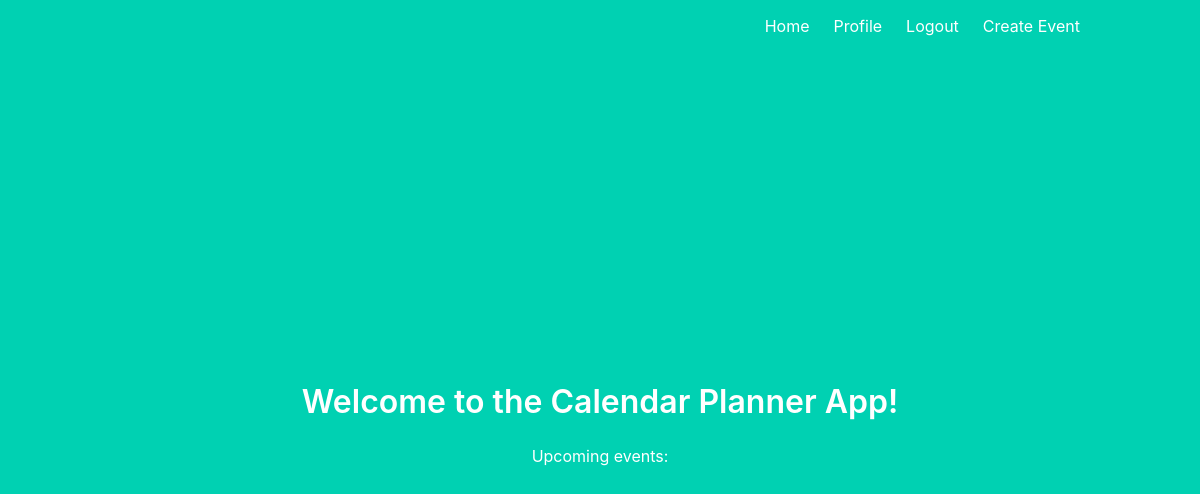
The page /profile (signed in) on the database as committed earlier.
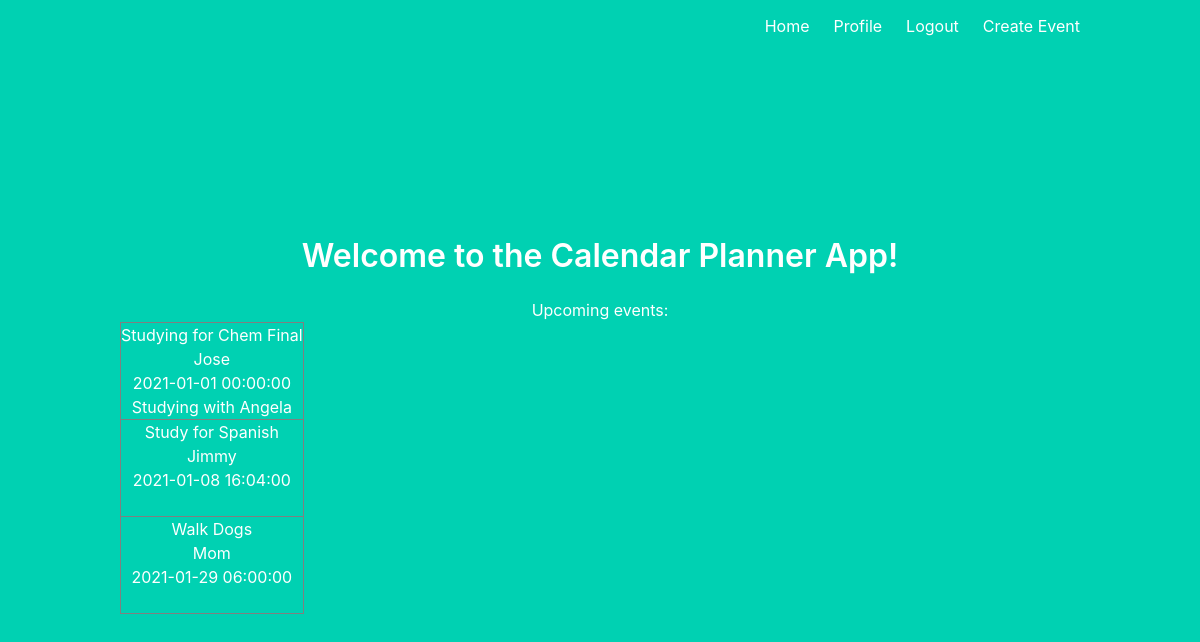
The same page on the database as committed later.
### models.py (models this page shows)
class Events(UserMixin, db.Model):
    __tablename__='events'
    id = db.Column(db.Integer, primary_key=True)
    user_id =  db.Column(db.Integer)
    name = db.Column(db.String(1000))
    event_name = db.Column(db.String(1000))
    date_time = db.Column(db.DateTime(timezone=True))
    caption = db.Column(db.String(1000))

### main.py (the view)
@main.route('/profile')
@login_required #makes sure an account is signed in to redirect to the profile page
def profile():
    usr = int(current_user.id)
    print(usr)
    event = Events.query.filter_by(user_id=usr)
    return render_template('profile.html', data=event)

### __init__.py (called while the page is built)
def create_app():
    app = Flask(__name__)
    app.config['SECRET_KEY'] = 'MasterKey223334444!#' #set password for db
    app.config['SQLALCHEMY_DATABASE_URI'] = 'sqlite:///db.sqlite3' #Db URI
    db.init_app(app)
    login_manager = LoginManager()
    login_manager.login_view = 'auth.login' #if user is not authenticated, redirect to login page
    login_manager.init_app(app)
    from .models import User
    @login_manager.user_loader
    def load_user(user_id):
        return User.query.get(int(user_id))
    from .auth import auth as auth_blueprint
    app.register_blueprint(auth_blueprint)
    from .main import main as main_blueprint
    app.register_blueprint(main_blueprint)
    return app

### templates/profile.html
{% extends "base.html" %}
{% block content %}
<h1 class="title">
  Welcome to the Calendar Planner App!
</h1>
<h2>
  Upcoming events:
</h2>
<table border="1">
  {% for event in data %}
  <tr>
    <td>
      {{event.event_name}} <br>
      {{event.name}} <br>
      {{event.date_time}} <br>
      {{event.caption}}
      <br>
    </td>
  </tr>
  {% endfor %}
</table>
{% endblock %}

### templates/base.html (shortened to what this page needs)
<!DOCTYPE html>
<html>
<head>
    <link rel="stylesheet" href="https://cdnjs.cloudflare.com/ajax/libs/bulma/0.7.2/css/bulma.min.css" />
</head>
<body>
    <section class="hero is-primary is-fullheight">
        <div class="hero-head">
            <nav class="navbar">
                <div class="container">
                    <div id="navbarMenuHeroA" class="navbar-menu">
                        <div class="navbar-end">
                            <a href="{{ url_for('main.index') }}" class="navbar-item">
                                Home
                            </a>
                            {% if current_user.is_authenticated %}
                            <a href="{{ url_for('main.profile') }}" class="navbar-item">
                                Profile
                            </a>
                            {% endif %}
                            {% if current_user.is_authenticated %}
                            <a href="{{ url_for('auth.logout') }}" class="navbar-item">
                                Logout
                            </a>
                            <a href="{{ url_for('auth.create_events') }}" class="navbar-item">
                                Create Event
                            </a>
                            {% endif %}
                        </div>
                    </div>
                </div>
            </nav>
        </div>
        <div class="hero-body">
            <div class="container has-text-centered">
               {% block content %}
               {% endblock %}
            </div>
        </div>
    </section>
</body>
</html>

Rows that differ between the two databases and show on the page:
added Events: event_name "Studying for Chem Final", name "Jose", date_time "2021-01-01 00:00:00", caption "Studying with Angela"
added Events: event_name "Study for Spanish", name "Jimmy", date_time "2021-01-08 16:04:00"
added Events: event_name "Walk Dogs", name "Mom", date_time "2021-01-29 06:00:00"
